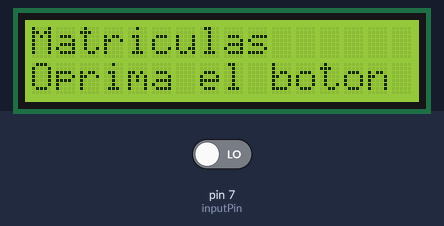
Bench run of a sketch on a simulated Arduino Uno, built with avr-gcc and run on an emulated ATmega328P. On the bench: 16×2 character LCD. The inputs (shaded band) are chosen by the test bench; at power-on: pin 7 (inputPin) LOW.

Above: at 1.2 s.
1.3 s: pin 7 (inputPin) driven HIGH
At 2.1 s:
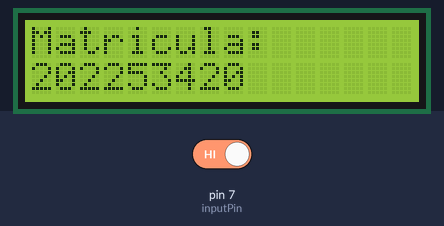
4.3 s: pin 7 (inputPin) driven LOW
At 4.9 s:
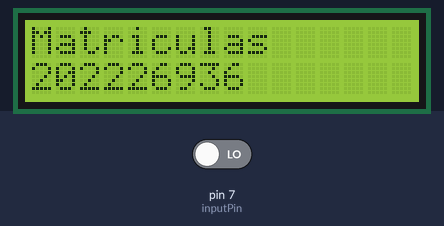
5.8 s: pin 7 (inputPin) driven HIGH
At 6.6 s:
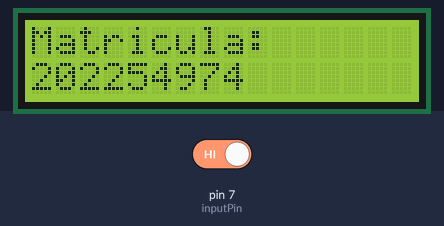
Timing chart, 0 to 8.8 s (numbered marks = the images above; inputs shaded):
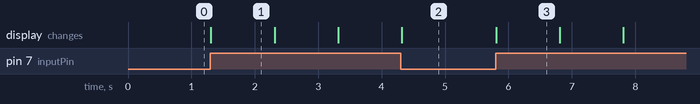

Measured:
- after the input at 1.3 s, the display: changes at once (image 1)
- after the input at 4.3 s, the display: changes at once (image 2)
- after the input at 5.8 s, the display: changes at once (image 3)
- what the display in image 1 shows lasts 1.0 s, from 1.3 s to 2.3 s

The sketch:

practica_2.ino
```cpp
#include <LiquidCrystal.h>

// initialize the library by associating any needed LCD interface pin
// with the arduino pin number it is connected to
const int rs = 12, en = 11, d4 = 5, d5 = 4, d6 = 3, d7 = 2;
const int inputPin = 7;

int value = 0;
int matriculaIndex = 0;

String matriculas[] = {"202253420","202228882","202226936","202254974","202248879","6"};

LiquidCrystal lcd(rs, en, d4, d5, d6, d7);

void setup() {
  // set up the LCD's number of columns and rows:
  lcd.begin(16, 2);
  lcd.setCursor(0, 0);
  lcd.print("Matriculas");
  lcd.setCursor(0, 1);
  lcd.print("Oprima el boton");
  // Print a message to the LCD.

  pinMode(inputPin, INPUT);    // sets the digital pin 7 as input
}

void loop() {

  value = digitalRead(inputPin);

  if (value) {
    lcd.clear();
    lcd.print("Matricula:");
    lcd.setCursor(0, 1);
    lcd.print(matriculas[matriculaIndex]);
    delay(1000);
    matriculaIndex = (matriculaIndex + 1) % (sizeof(matriculas) / sizeof(matriculas[0]));
  } else {
    lcd.setCursor(0, 0);
    lcd.print("Matriculas");
  }
}
```
